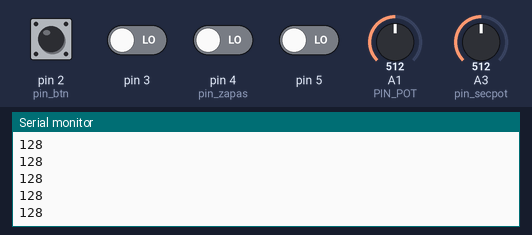
Recording of a sketch running on a simulated Arduino Uno, built with avr-gcc and run on an emulated ATmega328P. Parts: the last lines printed to the serial monitor. The inputs (shaded band) are chosen by the test bench; at power-on: pin 2 (pin_btn), pin 3, pin 4 (pin_zapas), pin 5 LOW, A1 (PIN_POT) = 512, A3 (pin_secpot) = 512. No radio packets arrive unless stated.

Above: at 1.2 s.
1.3 s: A1 (PIN_POT) set to 716
At 2.3 s:
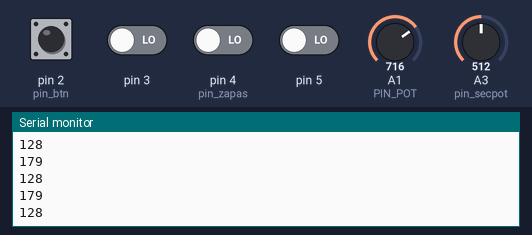
2.8 s: A3 (pin_secpot) set to 306
At 3.3 s:
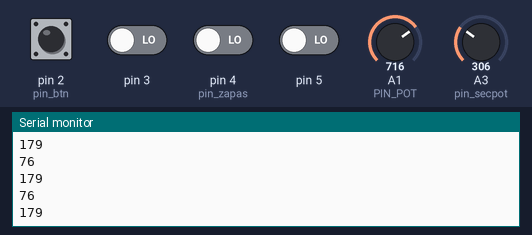
4.3 s: A1 (PIN_POT) set to 900
At 5.1 s:
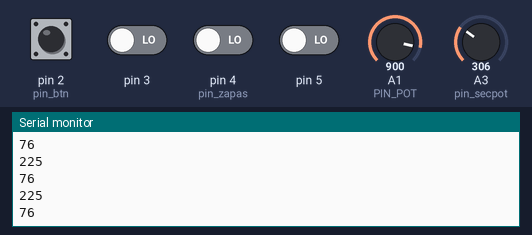
5.8 s: A3 (pin_secpot) set to 122
At 6.5 s:
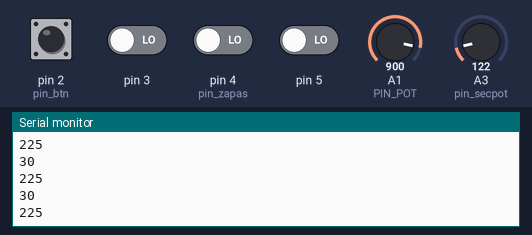
Timing chart, 0 to 8.3 s (numbered marks = the images above; inputs shaded):
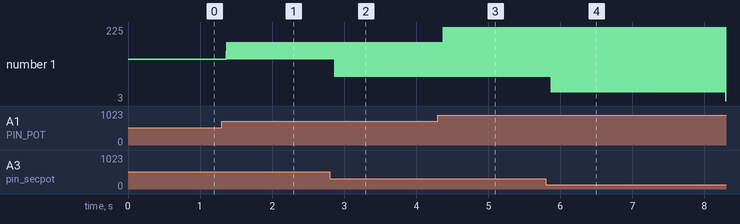

The sketch:

05th_pult.ino
```cpp
#include <SPI.h>  // Подключаем библиотеку для работы с SPI-интерфейсом
#include <nRF24L01.h> // Подключаем файл конфигурации из библиотеки RF24
#include <RF24.h> // Подключаем библиотеку для работа для работы с модулем NRF24L01

#define PIN_POT A1  // номера пинов Arduino, к которым подключены потенциометры
#define pin_secpot A3
#define pin_btn 2   //кнопки
#define pin_zapas 4
#define PIN_CE  9  //  пина Arduino, к которому подключен вывод CE радиомодуля
#define PIN_CSN 10 // Номер пина Arduino, к которому подключен вывод CSN радиомодуля

RF24 radio(PIN_CE, PIN_CSN); //(пульт, так что 9 <-> 10) Создаём объект radio с указанием выводов CE и CSN

int potValue[6]; // Создаём массив для передачи значений потенциометра


void setup() {
  //инициализация пинов кнопок
  pinMode(pin_btn,INPUT);
  pinMode(pin_zapas,INPUT);

  //настройка монитора порта, чтобы отслеживать, на каком этапе ошибка
  Serial.begin(9600);

  //настройка радио
  radio.begin();  // Инициализация модуля NRF24L01
  radio.setChannel(25); // Обмен данными будет вестись на пятом канале (2,405 ГГц)
  radio.setDataRate (RF24_1MBPS); // Скорость обмена данными 1 Мбит/сек
  radio.setPALevel(RF24_PA_HIGH); // Выбираем высокую мощность передатчика (-6dBm)
  radio.openWritingPipe(0x4848484848LL); // Открываем трубу с уникальным ID
}


void loop() {
  //считывание
  potValue[0] = analogRead(PIN_POT)/4; // Считываем показания потенциометра
  potValue[1] = analogRead(pin_secpot)/4;
  potValue[2] = digitalRead(pin_btn);
  potValue[3] = digitalRead(pin_zapas);
  potValue[4] = digitalRead(3);
  potValue[5] = digitalRead(5);

  Serial.println(potValue[0]);
  Serial.println(potValue[1]);

  radio.write(potValue, sizeof(potValue)); // Отправляем считанные показания по радиоканалу
}
```

Measured:
- after the input at 1.3 s, the serial monitor: prints a new line after 0.07 s (image 1)
- after the input at 2.8 s, the serial monitor: prints a new line after 0.07 s (image 2)
- after the input at 4.3 s, the serial monitor: prints a new line after 0.07 s (image 3)
- after the input at 5.8 s, the serial monitor: prints a new line after 0.08 s (image 4)
- plotted number 1: 179 → 225 after the input at 4.3 s, 225 → 3 after the input at 5.8 s
